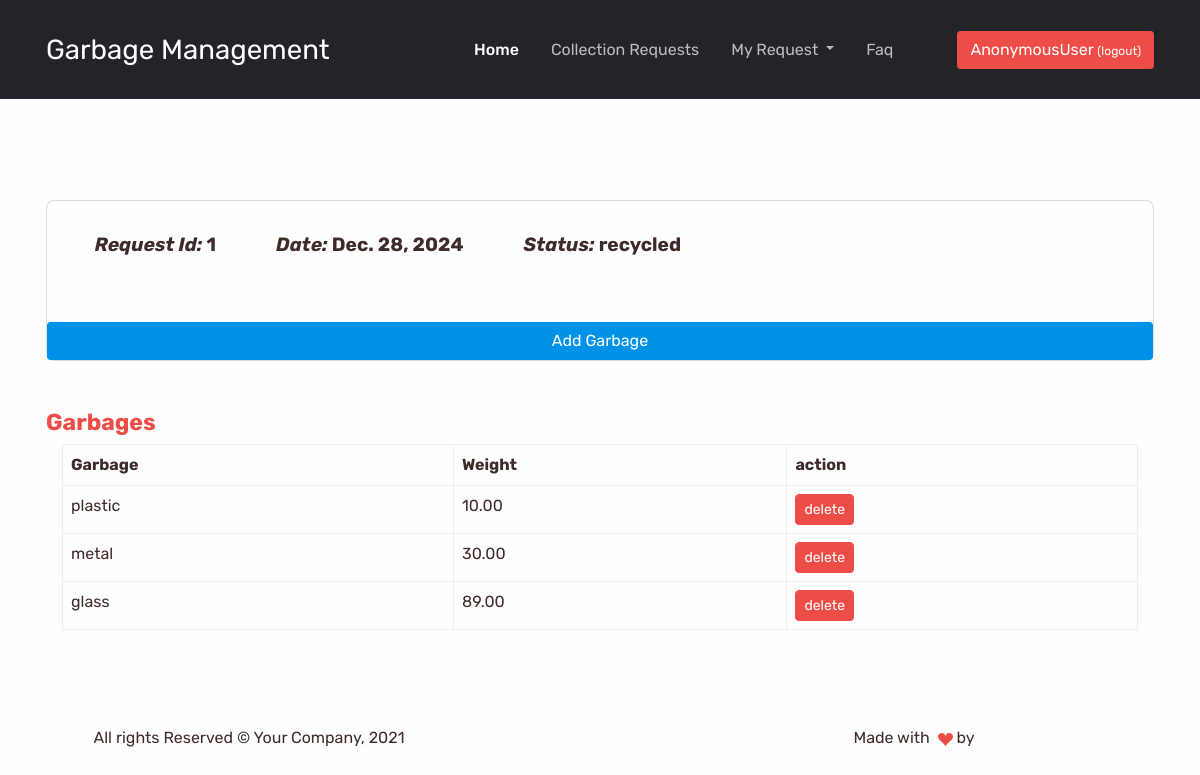
/work/add_items_to_request/1, run on the app's committed database.
### work/models.py (models this page shows, shortened)
class GarbageCollectionRequests(models.Model):
    request_date = models.DateField(auto_now_add=True)
    requested_by = models.ForeignKey(User, on_delete=models.CASCADE, related_name="requested")
    updated_staff = models.ForeignKey(User, on_delete=models.CASCADE, related_name="handled", null=True, blank=True)
    driver = models.ForeignKey(User, on_delete=models.CASCADE, related_name="collected", null=True, blank=True)
    updated_date = models.DateField(auto_now=True)
    collected_time = models.DateTimeField(auto_now_add=False, null=True, blank=True)
    collection_status = models.BooleanField(default=False)
    garbage_status = models.CharField(max_length=255,default="pending",choices=(('collected', 'Collected'),('recycled', 'Recycled'),('disposed', 'disposed'),('pending', 'Pending'),('in_progress', 'In Progress'),('not_collected', 'Not Collected'), ("driver assigned","Driver assigned")))
    collection_date_time = models.DateTimeField(auto_now_add=False, null=True, blank=True)
    visibility = models.BooleanField(default=True)

class Garbages(models.Model):
    GARBAGE_CHOICES = [
        ('plastic', 'Plastic'),
        ('organic', 'Organic'),
        ('metal', 'Metal'),
        ('glass', 'Glass'),
        ('paper', 'Paper'),
        ('electronic', 'Electronic'),
        ('other', 'Other'),
    ]
    request = models.ForeignKey(
        'GarbageCollectionRequests',
        on_delete=models.CASCADE,
        related_name="garbage_request"
    )
    garbage_item = models.CharField(
        max_length=50,
        choices=GARBAGE_CHOICES,
        verbose_name="Type of Garbage"
    )
    weight = models.DecimalField(
        max_digits=6,
        decimal_places=2,
        verbose_name="Weight of Garbage (kg)"
    )
    description = models.TextField(
        blank=True,
        null=True,
        verbose_name="Description (optional)",
        help_text="Add any additional details about the garbage."
    )
    class Meta:
        verbose_name = "Garbage"
        verbose_name_plural = "Garbages"

### work/views.py (the view, shortened to what this page needs)
# urls.py: path("add_items_to_request/<int:pk>",views.add_items_to_request, name="add_items_to_request"),
def add_items_to_request(request, pk):
    req = get_object_or_404(GarbageCollectionRequests,id =pk)
    garbages = req.garbage_request.all()
    form = GarbageForm()
    context = {
        "req":req,
        "form":form,
        "garbages":garbages
    }
    return render(request, 'add_items_to_request.html',context)

### templates/add_items_to_request.html (shortened to what this page needs)
{% extends 'index.html' %}
{% block content %}
<div class="container mt-5 mb-5">
    <div class="content" style="margin-top: 200px;">
        <div class="card">
            <ul>
                <li>
                    <p><i>Request Id: </i> {{req.id}}</p>
                </li>
                <li>
                    <p><i>Date: </i> {{req.request_date}}</p>
                </li>
                <li>
                    <p><i>Status: </i> {{req.garbage_status}}</p>
                </li>
            </ul>
            <a href="" class="btn btn-secondary" data-bs-toggle="modal" data-bs-target="#exampleModal">Add Garbage</a>
        </div>
        <br><br>
        <h4 class="text-primary">Garbages</h4>
        <div class="container">
        <table class="table table-bordered">
            <tr>
                <th>Garbage</th>
                <th>Weight</th>
                <th>action</th>
            </tr>
            {% for i in garbages%}
            <tr>
                <td>{{i.garbage_item}}</td>
                <td>{{i.weight}}</td>
                <td><a href="{%url 'delete_garbage_from_request' i.id%}" class="btn btn-danger btn-sm">delete</a></td>
            </tr>
            {% endfor %}
        </table>
    </div>
    </div>
</div>
{% endblock %}

### templates/add_items_to_request.html (style rules this page uses)
.content ul { list-style: none; }
.content li { float: left; padding: 30px; }
.content li p { font-size: larger; font-weight: 700; }

### data on the page
GarbageCollectionRequests: id "1", request_date "Dec. 28, 2024", garbage_status "recycled"
Garbages: garbage_item "plastic", weight "10.00"
Garbages: garbage_item "metal", weight "30.00"
Garbages: garbage_item "glass", weight "89.00"

### other printed values
{{ request.user }} "AnonymousUser"
